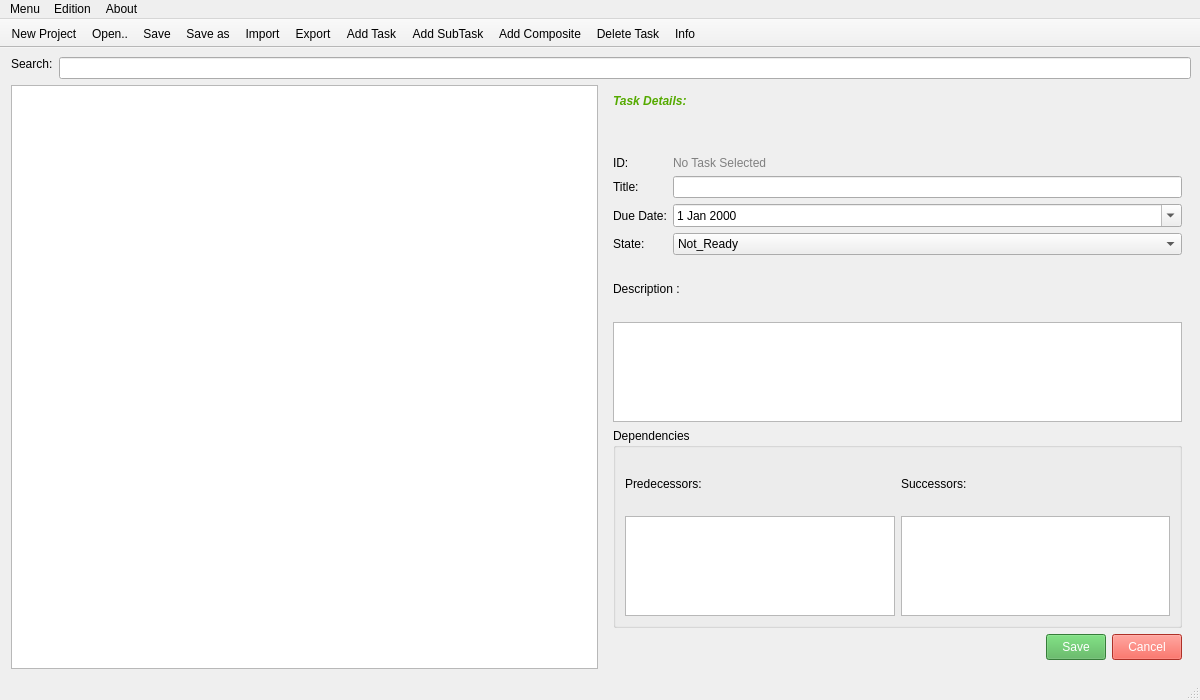
<?xml version="1.0" encoding="UTF-8"?>
<ui version="4.0">
 <class>MainWindow</class>
 <widget class="QMainWindow" name="MainWindow">
  <property name="geometry">
   <rect>
    <x>0</x>
    <y>0</y>
    <width>1200</width>
    <height>700</height>
   </rect>
  </property>
  <property name="windowTitle">
   <string>KIRA - Gestionnaire de Tâches</string>
  </property>
  <widget class="QWidget" name="centralwidget">
   <property name="toolTip">
    <string>&lt;html&gt;&lt;head/&gt;&lt;body&gt;&lt;p align=&quot;justify&quot;&gt;&lt;br/&gt;&lt;/p&gt;&lt;/body&gt;&lt;/html&gt;</string>
   </property>
   <property name="layoutDirection">
    <enum>Qt::LayoutDirection::LeftToRight</enum>
   </property>
   <layout class="QVBoxLayout" name="verticalLayout_2">
    <property name="leftMargin">
     <number>11</number>
    </property>
    <item>
     <layout class="QHBoxLayout" name="horizontalLayout_5">
      <item alignment="Qt::AlignmentFlag::AlignTop">
       <widget class="QLabel" name="Search">
        <property name="text">
         <string>Search:</string>
        </property>
       </widget>
      </item>
      <item alignment="Qt::AlignmentFlag::AlignTop">
       <widget class="QLineEdit" name="searchBox"/>
      </item>
     </layout>
    </item>
    <item>
     <layout class="QHBoxLayout" name="horizontalLayout_7">
      <item>
       <widget class="QTreeView" name="treeView">
        <property name="alternatingRowColors">
         <bool>true</bool>
        </property>
       </widget>
      </item>
      <item>
       <widget class="QWidget" name="detailPanel" native="true">
        <layout class="QVBoxLayout" name="verticalLayout_8">
         <item alignment="Qt::AlignmentFlag::AlignTop">
          <widget class="QLabel" name="TaskDetails">
           <property name="styleSheet">
            <string notr="true"/>
           </property>
           <property name="text">
            <string>&lt;html&gt;&lt;head/&gt;&lt;body&gt;&lt;p&gt;&lt;span style=&quot; font-weight:700; font-style:italic; color:#55aa00;&quot;&gt;Task Details: &lt;/span&gt;&lt;/p&gt;&lt;/body&gt;&lt;/html&gt;</string>
           </property>
          </widget>
         </item>
         <item>
          <layout class="QGridLayout" name="gridLayout">
           <item row="1" column="1">
            <widget class="QLineEdit" name="titleEdit"/>
           </item>
           <item row="2" column="0">
            <widget class="QLabel" name="label_5">
             <property name="text">
              <string>Due Date:</string>
             </property>
            </widget>
           </item>
           <item row="3" column="0">
            <widget class="QLabel" name="label_6">
             <property name="text">
              <string>State:</string>
             </property>
            </widget>
           </item>
           <item row="0" column="1">
            <widget class="QLabel" name="taskIdLabel">
             <property name="styleSheet">
              <string notr="true">color: gray; font-size: 9pt;</string>
             </property>
             <property name="text">
              <string>No Task Selected</string>
             </property>
             <property name="wordWrap">
              <bool>true</bool>
             </property>
            </widget>
           </item>
           <item row="0" column="0">
            <widget class="QLabel" name="label">
             <property name="text">
              <string>ID: </string>
             </property>
            </widget>
           </item>
           <item row="1" column="0">
            <widget class="QLabel" name="label_2">
             <property name="text">
              <string>Title: </string>
             </property>
            </widget>
           </item>
           <item row="2" column="1">
            <widget class="QDateEdit" name="dueDateEdit">
             <property name="calendarPopup">
              <bool>true</bool>
             </property>
            </widget>
           </item>
           <item row="3" column="1">
            <widget class="QComboBox" name="stateCombo">
             <item>
              <property name="text">
               <string>Not_Ready</string>
              </property>
             </item>
             <item>
              <property name="text">
               <string>Ready_Todo</string>
              </property>
             </item>
             <item>
              <property name="text">
               <string>In_Progress</string>
              </property>
             </item>
             <item>
              <property name="text">
               <string>Done</string>
              </property>
             </item>
            </widget>
           </item>
          </layout>
         </item>
         <item>
          <widget class="QLabel" name="label_7">
           <property name="text">
            <string>Description :</string>
           </property>
          </widget>
         </item>
         <item>
          <widget class="QTextEdit" name="descriptionEdit">
           <property name="maximumSize">
            <size>
             <width>16777215</width>
             <height>100</height>
            </size>
           </property>
          </widget>
         </item>
         <item>
          <widget class="QGroupBox" name="groupBox">
           <property name="maximumSize">
            <size>
             <width>16777215</width>
             <height>200</height>
            </size>
           </property>
           <property name="title">
            <string>Dependencies</string>
           </property>
           <layout class="QHBoxLayout" name="horizontalLayout_9">
            <item>
             <layout class="QVBoxLayout" name="verticalLayout">
              <item>
               <widget class="QLabel" name="label_8">
                <property name="text">
                 <string>Predecessors: </string>
                </property>
               </widget>
              </item>
              <item>
               <widget class="QListWidget" name="prevsListWidget">
                <property name="maximumSize">
                 <size>
                  <width>16777215</width>
                  <height>100</height>
                 </size>
                </property>
               </widget>
              </item>
             </layout>
            </item>
            <item>
             <layout class="QVBoxLayout" name="verticalLayout_3">
              <item>
               <widget class="QLabel" name="label_9">
                <property name="text">
                 <string>Successors:</string>
                </property>
               </widget>
              </item>
              <item>
               <widget class="QListWidget" name="nextsListWidget">
                <property name="maximumSize">
                 <size>
                  <width>16777215</width>
                  <height>100</height>
                 </size>
                </property>
               </widget>
              </item>
             </layout>
            </item>
           </layout>
          </widget>
         </item>
         <item>
          <layout class="QHBoxLayout" name="horizontalLayout_10">
           <item>
            <spacer name="horizontalSpacer">
             <property name="orientation">
              <enum>Qt::Orientation::Horizontal</enum>
             </property>
             <property name="sizeHint" stdset="0">
              <size>
               <width>40</width>
               <height>20</height>
              </size>
             </property>
            </spacer>
           </item>
           <item>
            <widget class="QPushButton" name="saveButton">
             <property name="styleSheet">
              <string notr="true">background-color: #4CAF50; color: white; padding: 5px 15px;</string>
             </property>
             <property name="text">
              <string>Save</string>
             </property>
            </widget>
           </item>
           <item>
            <widget class="QPushButton" name="cancelButton">
             <property name="styleSheet">
              <string notr="true">background-color: #f44336; color: white; padding: 5px 15px;</string>
             </property>
             <property name="text">
              <string>Cancel</string>
             </property>
            </widget>
           </item>
          </layout>
         </item>
        </layout>
       </widget>
      </item>
     </layout>
    </item>
   </layout>
  </widget>
  <widget class="QMenuBar" name="menubar">
   <property name="geometry">
    <rect>
     <x>0</x>
     <y>0</y>
     <width>1200</width>
     <height>25</height>
    </rect>
   </property>
   <widget class="QMenu" name="menuFichier">
    <property name="title">
     <string>Menu</string>
    </property>
    <addaction name="actionNewProject"/>
    <addaction name="actionOpen"/>
    <addaction name="actionSave"/>
    <addaction name="actionSaveAs"/>
    <addaction name="actionImporter"/>
    <addaction name="actionExporter"/>
    <addaction name="actionQuit"/>
   </widget>
   <widget class="QMenu" name="menuEdition">
    <property name="title">
     <string>Edition</string>
    </property>
    <addaction name="actionAddTask"/>
    <addaction name="actionAddChild"/>
    <addaction name="actionDelete"/>
    <addaction name="actionAddComposite"/>
   </widget>
   <widget class="QMenu" name="menuAbout">
    <property name="title">
     <string>About</string>
    </property>
    <addaction name="actionAbout"/>
   </widget>
   <addaction name="menuFichier"/>
   <addaction name="menuEdition"/>
   <addaction name="menuAbout"/>
  </widget>
  <widget class="QToolBar" name="toolBar">
   <property name="windowTitle">
    <string>toolBar</string>
   </property>
   <property name="movable">
    <bool>false</bool>
   </property>
   <attribute name="toolBarArea">
    <enum>TopToolBarArea</enum>
   </attribute>
   <attribute name="toolBarBreak">
    <bool>false</bool>
   </attribute>
   <addaction name="actionNewProject"/>
   <addaction name="actionOpen"/>
   <addaction name="actionSave"/>
   <addaction name="actionSaveAs"/>
   <addaction name="actionImporter"/>
   <addaction name="actionExporter"/>
   <addaction name="actionAddTask"/>
   <addaction name="actionAddChild"/>
   <addaction name="actionAddComposite"/>
   <addaction name="actionDelete"/>
   <addaction name="actionAbout"/>
  </widget>
  <widget class="QStatusBar" name="statusBar"/>
  <action name="actionNewProject">
   <property name="text">
    <string>New Project</string>
   </property>
   <property name="shortcut">
    <string>Ctrl+N</string>
   </property>
  </action>
  <action name="actionOpen">
   <property name="text">
    <string>Open..</string>
   </property>
   <property name="shortcut">
    <string>Ctrl+O</string>
   </property>
  </action>
  <action name="actionSave">
   <property name="text">
    <string>Save</string>
   </property>
   <property name="shortcut">
    <string>Ctrl+S</string>
   </property>
  </action>
  <action name="actionSaveAs">
   <property name="text">
    <string>Save as</string>
   </property>
   <property name="shortcut">
    <string>Ctrl+Shift+S</string>
   </property>
  </action>
  <action name="actionImporter">
   <property name="text">
    <string>Import</string>
   </property>
  </action>
  <action name="actionExporter">
   <property name="text">
    <string>Export</string>
   </property>
  </action>
  <action name="actionQuit">
   <property name="text">
    <string>Quit</string>
   </property>
   <property name="shortcut">
    <string>Ctrl+Q</string>
   </property>
  </action>
  <action name="actionAddTask">
   <property name="text">
    <string>Add Task</string>
   </property>
  </action>
  <action name="actionDelete">
   <property name="text">
    <string>Delete Task</string>
   </property>
   <property name="toolTip">
    <string>Delete Task</string>
   </property>
  </action>
  <action name="actionAbout">
   <property name="text">
    <string>Info</string>
   </property>
  </action>
  <action name="actionAddChild">
   <property name="text">
    <string>Add SubTask</string>
   </property>
  </action>
  <action name="actionAddComposite">
   <property name="text">
    <string>Add Composite</string>
   </property>
  </action>
 </widget>
 <resources/>
 <connections/>
</ui>
